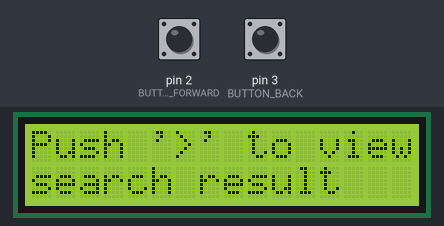
A sketch run on a simulated Arduino Uno, built with avr-gcc and run on an emulated ATmega328P. Parts: 16×2 character LCD. Inputs (shaded band) come from the test bench; at power-on: pin 2 (BUTTON_FORWARD) HIGH, pin 3 (BUTTON_BACK) HIGH.

Above: at 14.5 s.
14.6 s: pin 2 (BUTTON_FORWARD) pulled LOW for 0.15 s
At 15.3 s:
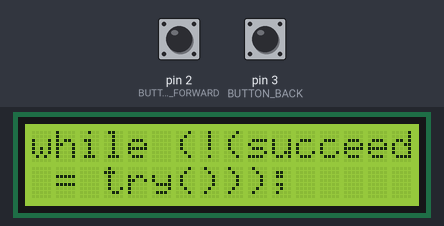
16.2 s: pin 2 (BUTTON_FORWARD) pulled LOW for 1 s
At 18.4 s:
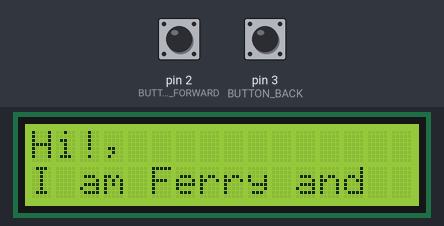
18.7 s: pin 2 (BUTTON_FORWARD) pulled LOW for 0.15 s
At 19.4 s:
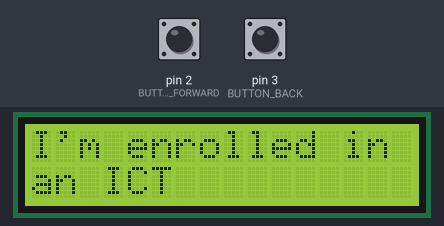
20.3 s: pin 2 (BUTTON_FORWARD) pulled LOW for 3.2 s
At 24.7 s:
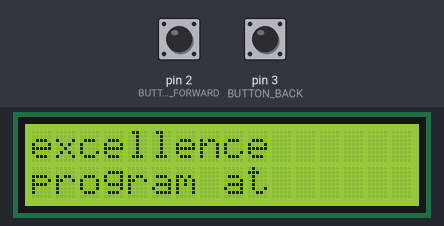
25.0 s: pin 2 (BUTTON_FORWARD) pulled LOW for 0.15 s
At 25.5 s:
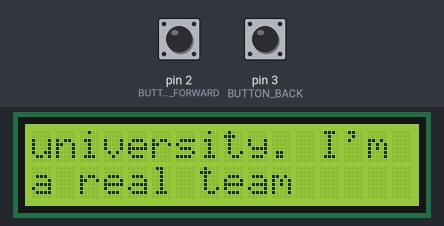
26.6 s: pin 2 (BUTTON_FORWARD) pulled LOW for 1 s
At 28.0 s:
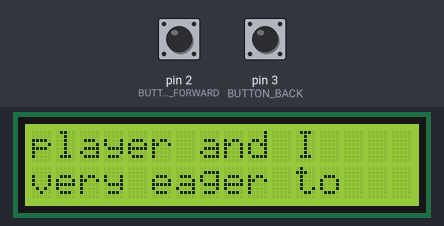

Measured:
- after the input at 14.6 s, the display: changes after 0.18 s (image 1)
- after the input at 16.2 s, the display: changes after 1.0 s (image 2)
- after the input at 18.7 s, the display: changes after 0.18 s (image 3)
- after the input at 20.3 s, the display: changes after 3.2 s (image 4)
- after the input at 25.0 s, the display: changes after 0.18 s (image 5)
- after the input at 26.6 s, the display: changes after 1.0 s (image 6)

The sketch:

LCD.ino
```cpp
#include <Bounce2.h>
#include <Wire.h>
#include <LiquidCrystal_I2C.h>

LiquidCrystal_I2C lcd(0x27, 2, 1, 0, 4, 5, 6, 7, 3, POSITIVE);  // Set the LCD I2C address

// Button pins
#define BUTTON_FORWARD 2
#define BUTTON_BACK 3

// Navigation states
#define UNSET 0
#define FORWARD 1
#define BACKWARD 2

// Debounce
Bounce buttonForwardDebounce = Bounce();
Bounce buttonBackDebounce = Bounce();

// Previous button states
bool previousButtonForwardState = false;
bool previousButtonBackState = false;

// Custom LCD chars (progressBar)
byte beginProgressBar[8] = { 0b11111, 0b10000, 0b10000, 0b10000, 0b10000, 0b10000, 0b10000, 0b11111 };
byte middleProgressBar[8] = { 0b11111, 0b00000, 0b00000, 0b00000, 0b00000, 0b00000, 0b00000, 0b11111 };
byte endProgressBar[8] = { 0b11111, 0b00001, 0b00001, 0b00001, 0b00001, 0b00001, 0b00001, 0b11111 };
byte progressBarFilled1[8] = { 0b11111, 0b00000, 0b10000, 0b10000, 0b10000, 0b10000, 0b00000, 0b11111 };
byte progressBarFilled2[8] = { 0b11111, 0b00000, 0b11000, 0b11000, 0b11000, 0b11000, 0b00000, 0b11111 };
byte progressBarFilled3[8] = { 0b11111, 0b00000, 0b11100, 0b11100, 0b11100, 0b11100, 0b00000, 0b11111 };
byte progressBarFilled4[8] = { 0b11111, 0b00000, 0b11110, 0b11110, 0b11110, 0b11110, 0b00000, 0b11111 };
byte progressBarFilled5[8] = { 0b11111, 0b00000, 0b11111, 0b11111, 0b11111, 0b11111, 0b00000, 0b11111 };

// Text to navigate through
const String text[] = {"while (!(succeed",
                       " = try()));",
                       "Hi!,",
                       "I am Ferry and",
                       "I'm enrolled in",
                       "an ICT",
                       "excellence",
                       "program at",
                       "university. I'm",
                       "a real team",
                       "player and I",
                       "very eager to",
                       "develop myself. ",
                       "I believe that",
                       "being a good",
                       "programmer is",
                       "not the most",
                       "important",
                       "characteristic",
                       "of a software",
                       "engineer.  What",
                       "really matters",
                       "is being ",
                       "innovative,",
                       "resilient and",
                       "taking",
                       "responsibility. ",
                       "Because I think",
                       "these will make",
                       "a difference.",
                       "Being eager and",
                       "thinking forward",
                       "are key. I am",
                       "ready to face",
                       "Google, are you",
                       "ready to face",
                       "me?",
                       ""
                      };

// Text pointer, where are we reading
byte currentRow = 0;
// Navigation state (prevents 2x forward / backward click by changing direction)
byte previousNavigation = UNSET;

void setup()
{
  pinMode(BUTTON_BACK, INPUT_PULLUP);
  pinMode(BUTTON_FORWARD, INPUT_PULLUP);

  buttonForwardDebounce.attach(BUTTON_FORWARD);
  buttonForwardDebounce.interval(5);

  buttonBackDebounce.attach(BUTTON_BACK);
  buttonBackDebounce.interval(5);

  lcd.begin(16, 2);

  lcd.createChar(5, beginProgressBar);
  lcd.createChar(6, middleProgressBar);
  lcd.createChar(7, endProgressBar);
  lcd.createChar(8, progressBarFilled1);
  lcd.createChar(9, progressBarFilled2);
  lcd.createChar(10, progressBarFilled3);
  lcd.createChar(11, progressBarFilled4);
  lcd.createChar(12, progressBarFilled5);

  initializeDisplay();
}

void loop()
{
  buttonForwardDebounce.update();
  buttonBackDebounce.update();

  bool buttonForwardDown = buttonForwardDebounce.read();
  bool buttonBackDown = buttonBackDebounce.read();

  if (!buttonForwardDown) {
    previousButtonForwardState = true;
  }
  else if (buttonForwardDown && previousButtonForwardState) {
    previousButtonForwardState = false;

    navigateForward();
  }

  if (!buttonBackDown) {
    previousButtonBackState = true;
  }
  else if (buttonBackDown && previousButtonBackState) {
    previousButtonBackState = false;

    navigateBackward();
  }
}

// Helper methods display
void navigateForward() {
  if (currentRow + 2 <= sizeof(text) / sizeof(String)) {
    if (previousNavigation == UNSET || previousNavigation == FORWARD) {
      printText(text[currentRow], text[currentRow + 1]);
      currentRow += 2;
    }
    else {
      printText(text[currentRow + 2], text[currentRow + 3]);
      currentRow += 4;
    }
    previousNavigation = FORWARD;
  }
}

void navigateBackward() {
  if (previousNavigation == FORWARD && currentRow - 4 >= 0) {
    printText(text[currentRow - 4], text[currentRow - 3]);
    currentRow -= 4;
    previousNavigation = BACKWARD;
  }
  else if (previousNavigation == BACKWARD && currentRow - 2 >= 0) {
    printText(text[currentRow - 2], text[currentRow - 1]);
    currentRow -= 2;
    previousNavigation = BACKWARD;
  }
}

void printText(String row1, String row2) {
  lcd.clear();
  lcd.print(row1);
  lcd.setCursor(0, 1);
  lcd.print(row2);
}

void initializeDisplay() {
  printText("Looking for an", "motivated intern");
  delay(4000);

  lcd.clear();
  lcd.setCursor(2, 0);
  lcd.print("Googling ...");
  delay(1000);
  drawProgressBar();
  fillProgress();

  printText("Results found: 1", "'Ferry Jongmans'");
  delay(4000);

  printText("Push '>' to view", "search result");
}

void drawProgressBar() {
  lcd.setCursor(0, 1);
  lcd.write(5);
  for (int i = 0; i < 14; i++) {
    lcd.write(6);
  }
  lcd.write(7);
}

void fillProgress() {
  byte count = 0;
  byte cursor = 0;
  for (int i = 0; i < 80; i++) {
    lcd.setCursor(cursor, 1);
    switch (count) {
      case 0:
        lcd.write(8);
        break;
      case 1:
        lcd.write(9);
        break;
      case 2:
        lcd.write(10);
        break;
      case 3:
        lcd.write(11);
        break;
      case 4:
        lcd.write(12);
        break;
    }
    if (count < 4) {
      count++;
    } else {
      count = 0;
      cursor++;
    }
    delay(50);
  }
}
```
